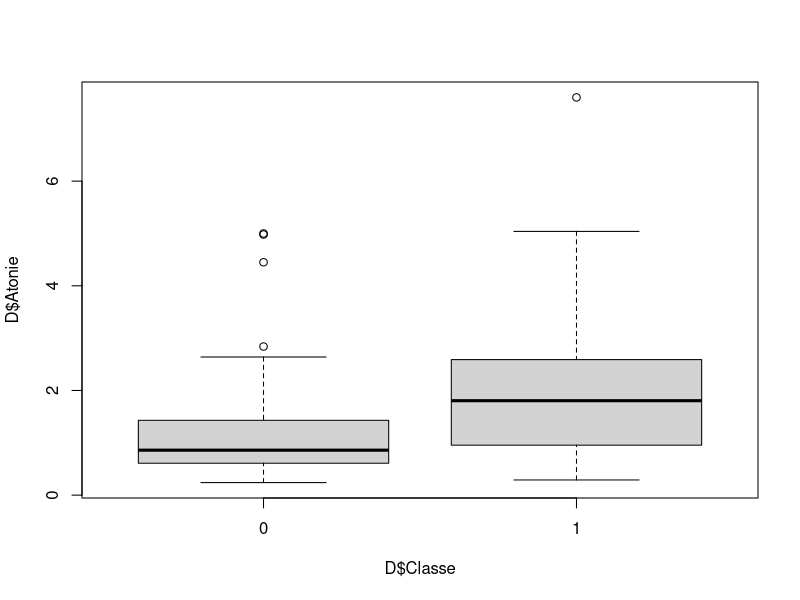
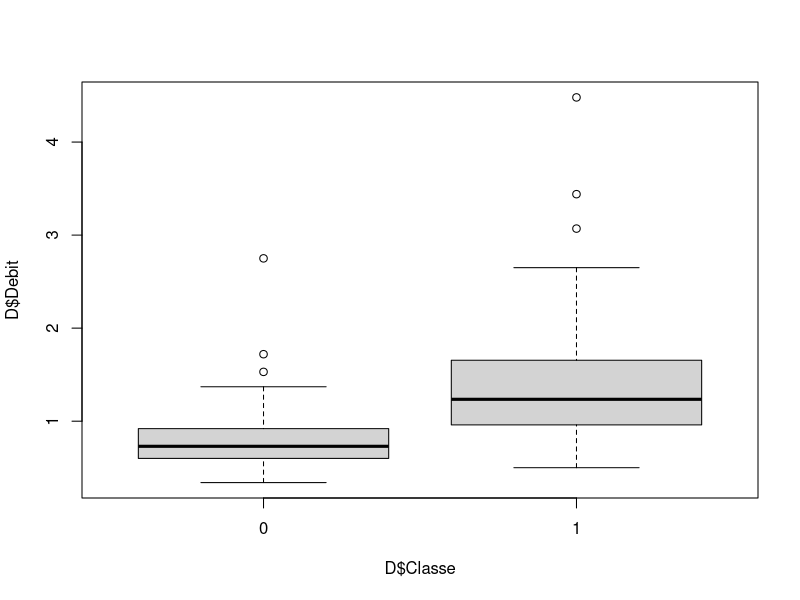
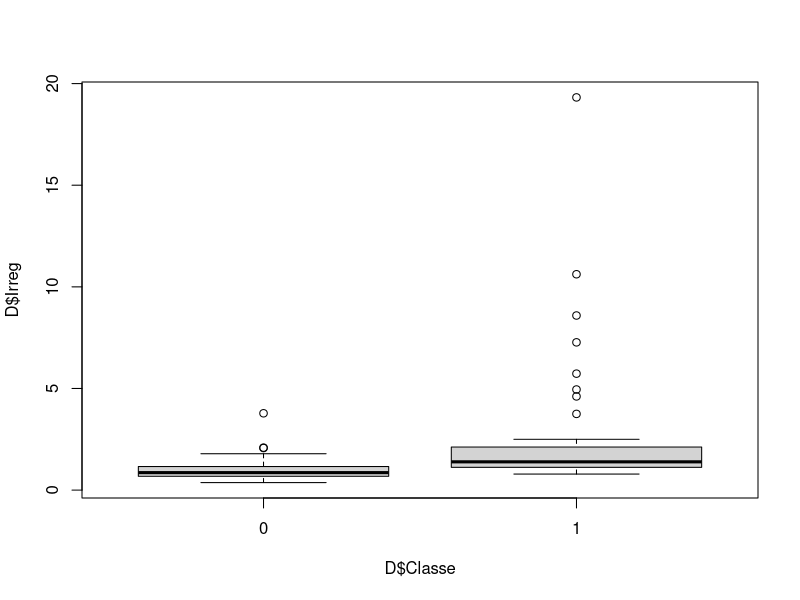
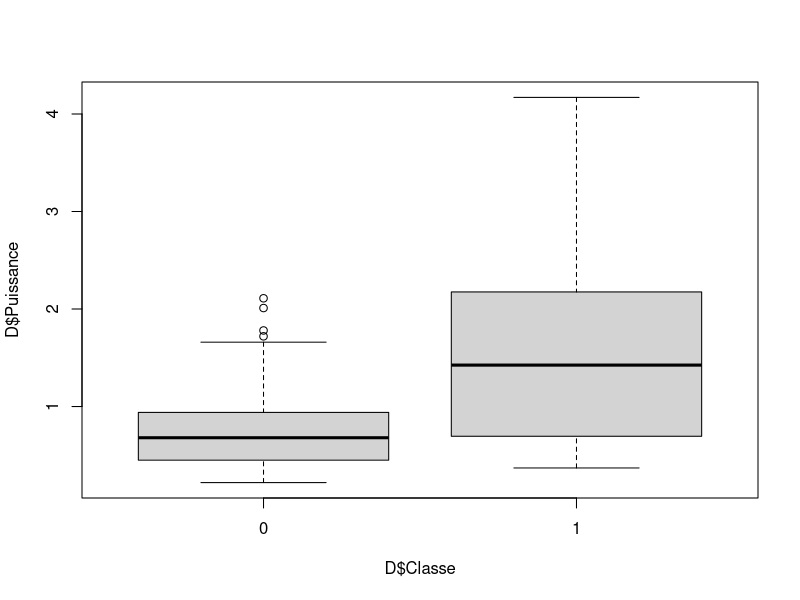
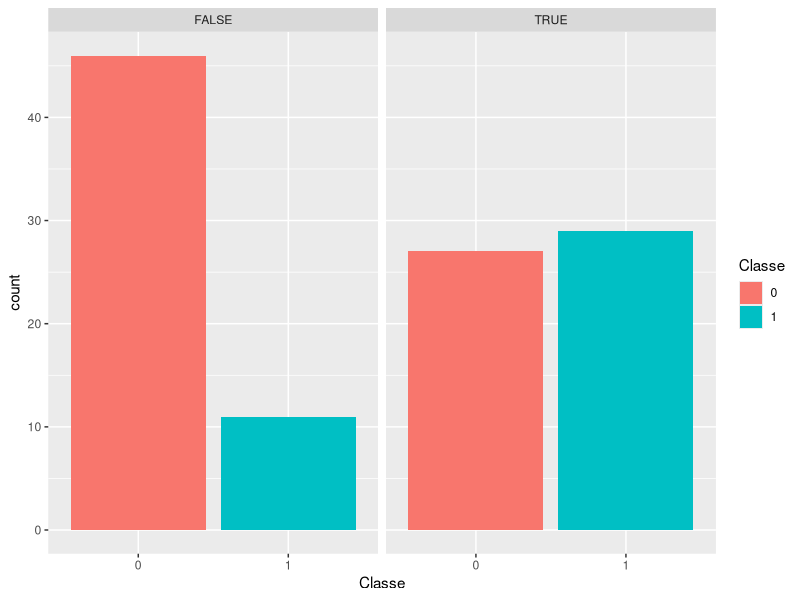
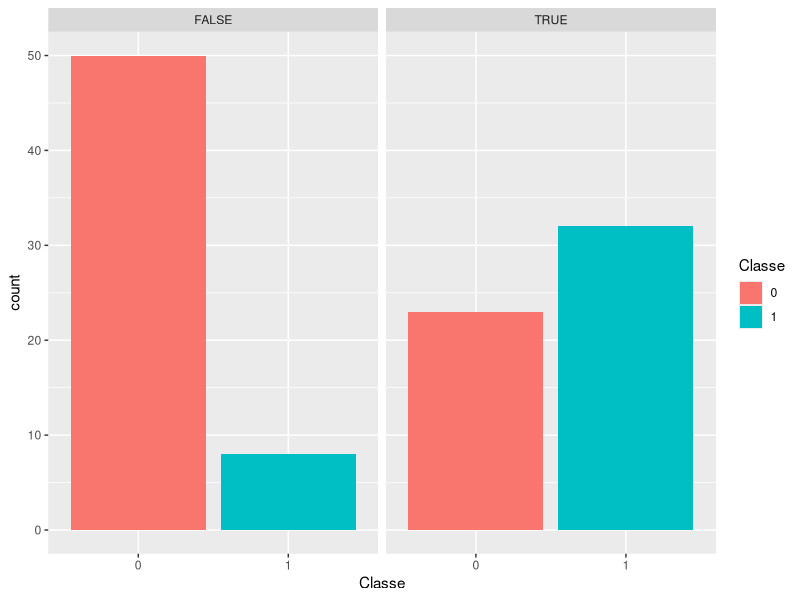
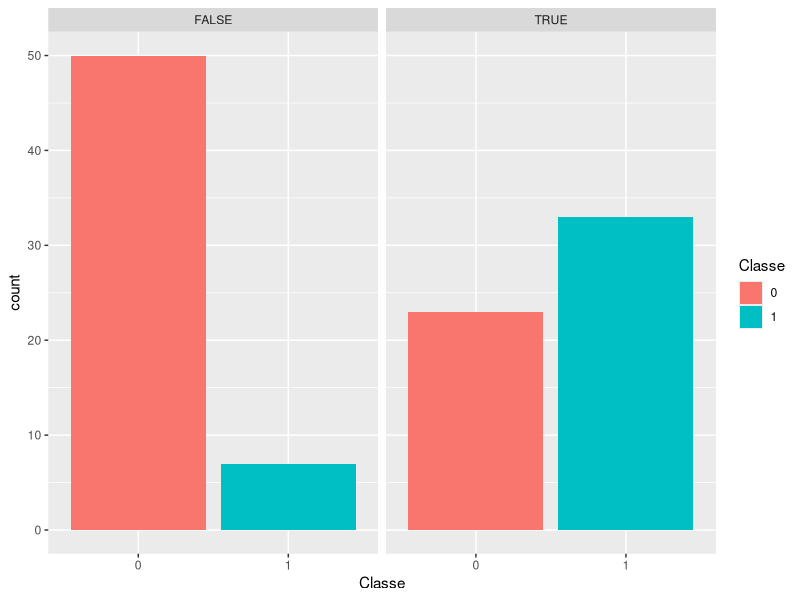
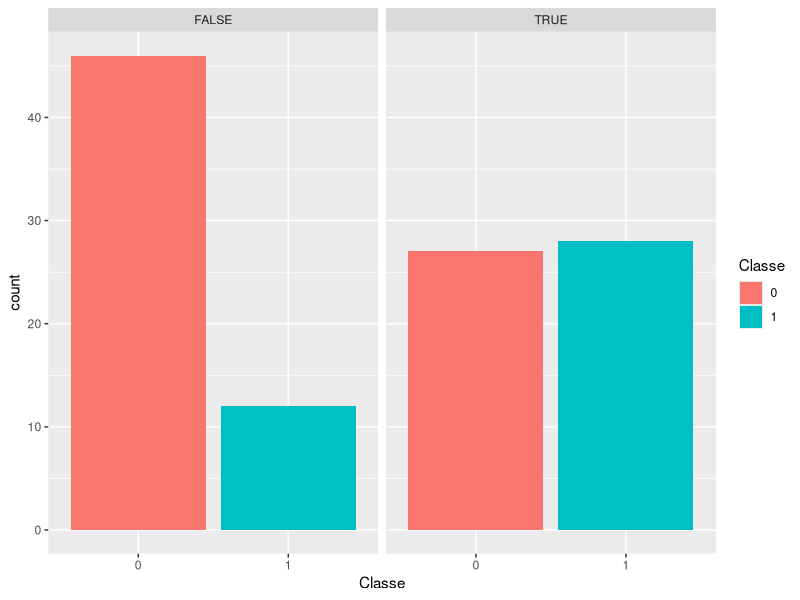

These figures' R source, in order:
library(ggplot2)
###TEST AVEC UNE INTERPRETATION BINAIRE
D <- read.table("Voice4PD.csv",header=T,sep=";",dec=",",as.is=T)
D[,1] <- NULL
colnames(D) <- c("Classe","Atonie","Debit","Irreg","Puissance")
D$Classe[D$Classe %in% c('HC','PD')]<-0
D$Classe[D$Classe %in% c('MSA','PSP')]<-1
D[,1] <- as.factor(D[,1])
summary(D)


plot(D$Atonie ~ D$Classe)
plot(D$Debit ~ D$Classe)
plot(D$Irreg ~ D$Classe)
plot(D$Puissance ~ D$Classe)


ggplot(data = D, mapping = aes(x = Classe, fill = Classe)) + geom_bar(position ="dodge") + facet_wrap(~(Atonie>median(Atonie)))   
#On observe un effet de la variable Atonie sur la reponse

ggplot(data = D, mapping = aes(x = Classe, fill = Classe)) + geom_bar(position ="dodge") + facet_wrap(~(Debit>median(Debit)))
#On observe un effet de la variable Debit sur la reponse

ggplot(data = D, mapping = aes(x = Classe, fill = Classe)) + geom_bar(position ="dodge") + facet_wrap(~(Irreg>median(Irreg)))
#On observe un effet de la variable Irreg sur la reponse

ggplot(data = D, mapping = aes(x = Classe, fill = Classe)) + geom_bar(position ="dodge") + facet_wrap(~(Puissance>median(Puissance)))
#On observe un effet de la variable Puissance sur la reponse

ggplot(data = D, mapping = aes(x = Classe, fill = Classe)) + geom_bar(position ="dodge") + facet_wrap(~(Atonie>median(Atonie))+(Debit>median(Debit)))    
ggplot(data = D, mapping = aes(x = Classe, fill = Classe)) + geom_bar(position ="dodge") + facet_wrap(~(Atonie>median(Atonie))+(Irreg>median(Irreg)))    
ggplot(data = D, mapping = aes(x = Classe, fill = Classe)) + geom_bar(position ="dodge") + facet_wrap(~(Atonie>median(Atonie))+(Puissance>median(Puissance)))    
ggplot(data = D, mapping = aes(x = Classe, fill = Classe)) + geom_bar(position ="dodge") + facet_wrap(~(Debit>median(Debit))+(Irreg>median(Irreg)))    
ggplot(data = D, mapping = aes(x = Classe, fill = Classe)) + geom_bar(position ="dodge") + facet_wrap(~(Debit>median(Debit))+(Puissance>median(Puissance)))    
ggplot(data = D, mapping = aes(x = Classe, fill = Classe)) + geom_bar(position ="dodge") + facet_wrap(~(Irreg>median(Irreg))+(Puissance>median(Puissance)))

#Modele logistique
RegLog <- glm(Classe ~ ., family = binomial, data = D)
summary(RegLog)
p <- predict(RegLog, type = "response")
predictTab <- table(p > 0.5, D$Classe)
print(predictTab)
classRate <- sum(diag(predictTab))/sum(predictTab)
print(classRate)


v1 <- c(3.11,2.37,1.19,1.10)
v2 <- c(1,2.86,1.39,1.64)
v3 <- c(1.73,2.02,0.87,1.45)

#test sur 3 nouvelles valeurs
new_val <- data.frame(Atonie=c(3.11,1,1.73), Debit=c(2.37,2.86,2.02),Irreg=c(1.19,1.39,0.87),Puissance=c(1.10,1.64,1.45))
summary(new_val)

pred <- c(predict(RegLog, new_val, type = "response") > 0.5)
print(pred) #on obtient trois "1"


RegLogStep = step(RegLog,direction="backward")
